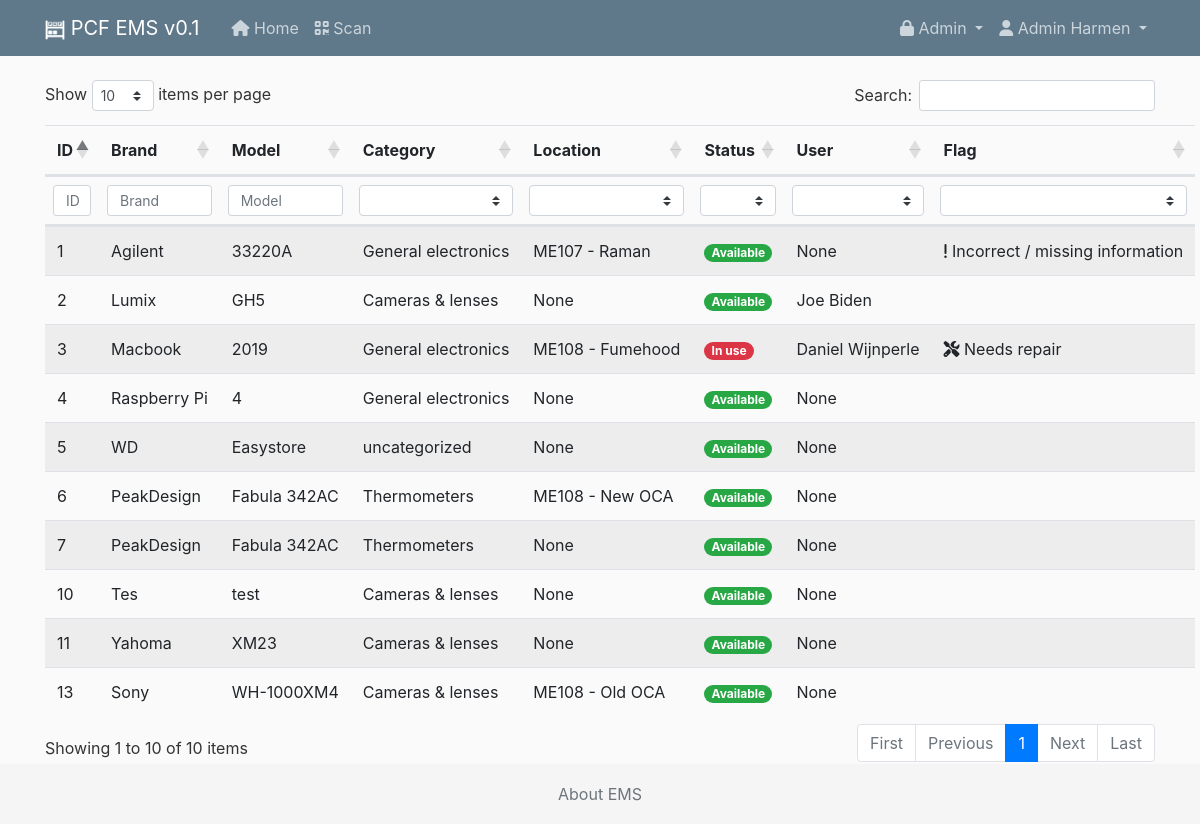
Page / (signed in) on the earlier database version.
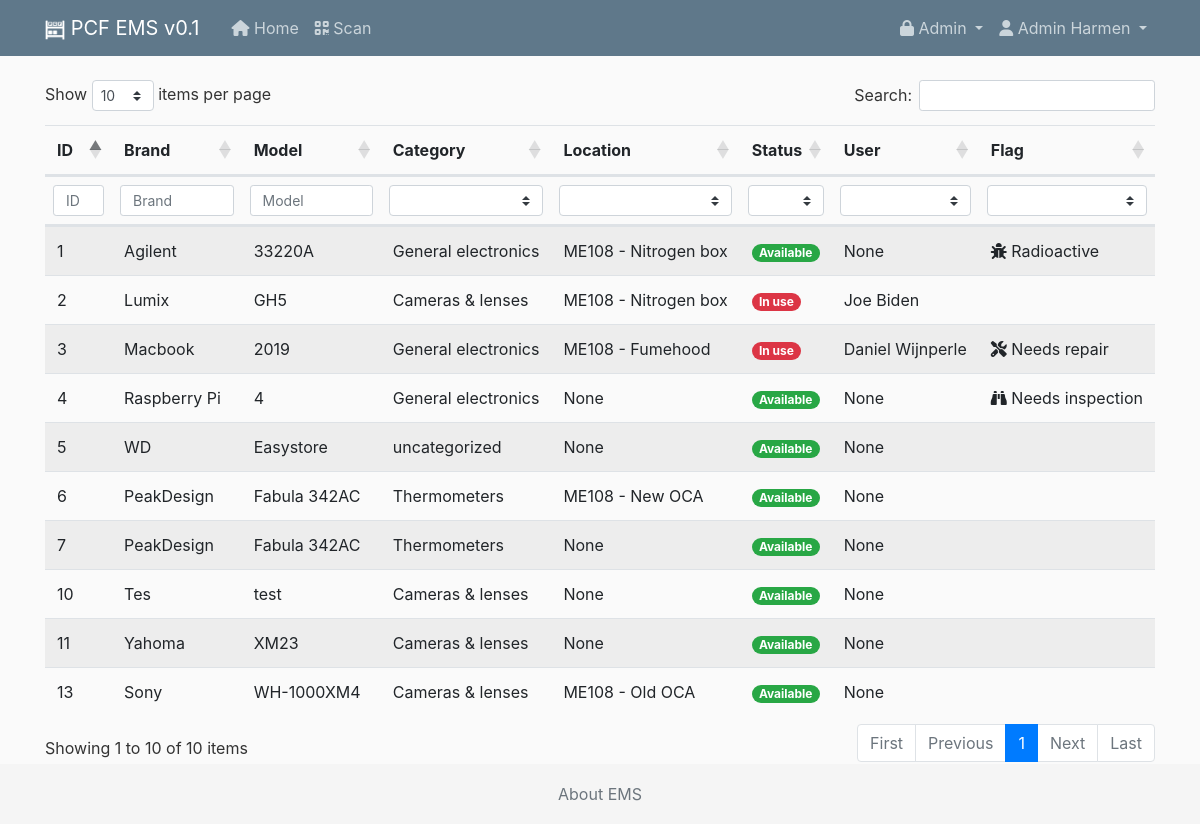
Same page on the later database version.
### ems/models.py (models this page shows, shortened)
class Item(models.Model):  # inherit from models, all fields below
    qrid = models.SlugField(max_length=10, null=True, blank=True)
    brand = models.CharField(max_length=100)
    model = models.CharField(max_length=100)
    serial = models.CharField(max_length=100, null=True, blank=True)
    category = models.ForeignKey(Category, on_delete=models.SET_DEFAULT, default='uncategorized', help_text='New categories can be added in Admin/Manage/Categories.')
    description = models.TextField()  # longer than CharField, unrestricted text.
    purchased_by = models.ForeignKey(User, on_delete=models.SET_NULL, null=True, blank=True, related_name="purchaseduser", limit_choices_to={'is_superuser': False})
    purchased_on = models.DateField(default="", null=True, blank=True)
    purchased_price = models.DecimalField(decimal_places=2, max_digits=10, null=True, blank=True)
    warranty = models.BooleanField(default=False)
    warranty_expiration = models.DateField(null=True, blank=True)
    next_service_date = models.DateField(null=True, blank=True)
    storage_location = models.ForeignKey(Cabinet, on_delete=models.SET_NULL, default="", null=True, blank=True, help_text='New storage locations can be added in Admin/Manage/Locations.')
    added_by = models.ForeignKey(User, on_delete=models.SET_NULL, null=True,
                                 related_name="addeduser", limit_choices_to={'is_superuser': False})  # related_name is needed since the reverse releationship (user->item, which we don't need at at all) needs a unique name.
    updated_by = models.ForeignKey(User, on_delete=models.SET_NULL, null=True,
                                 related_name="updateduser", limit_choices_to={'is_superuser': False})
    added_on = models.DateTimeField(default=timezone.now)
    last_scanned = models.DateTimeField(default=timezone.now, null=True, blank=True)  # TODO link to model and add to history.
    status = models.BooleanField(default=True) #True is in storage (item is free), False is in use (assigned to)
    location = models.ForeignKey(Setup, on_delete=models.SET_NULL, null=True)
    user = models.ForeignKey(User, on_delete=models.SET_NULL, null=True, blank=True, related_name="itemuser", limit_choices_to={'is_superuser': False}, help_text="Optional, only the location is mandatory.")
    date_inuse = models.DateField(null=True, blank=True)
    date_return = models.DateField(null=True, blank=True, help_text="Optional, but recommended.")
    flag = models.ForeignKey(Flag, on_delete=models.SET_NULL, null=True, blank=True)
    image = models.ImageField(default='default.png', upload_to='item_pics', blank=True, null=True)
    image2 = models.ImageField(upload_to='item_pics', blank=True, null=True)
    history = HistoricalRecords() # excluded_fields=['pub_date']

class Setup(models.Model):
    lab = models.ForeignKey(Lab, on_delete=models.CASCADE)
    name = models.CharField(max_length=100)
    manager = models.ForeignKey(User, on_delete=models.SET_NULL, null=True, blank=True, default='undefined', limit_choices_to={'is_superuser': False})
    history = HistoricalRecords()
    def __str__(self):
        return f"{self.lab.number} - {self.name}"

class Lab(models.Model):
    number = models.CharField(max_length=5)
    manager = models.ForeignKey(User, on_delete=models.SET_NULL, null=True, blank=True, default=2, limit_choices_to={'is_superuser': False})
    nickname = models.CharField(max_length=20, default='', null=True, blank=True)
    history = HistoricalRecords()

class Flag(models.Model):
    flag = models.CharField(max_length=100)
    description = models.TextField()
    icon = models.CharField(max_length=100, default='bug', help_text='Set a icon from <a target="_blank" href="https://fontawesome.com/icons?m=free">this library</a>.')
    history = HistoricalRecords()

class Category(models.Model):
    name = models.CharField(max_length=100, help_text='Please verify that no such category already exists.')
    history = HistoricalRecords()
    def __str__(self):
        return self.name
    class Meta:
        verbose_name_plural = "Categories"

### ems/views.py (the view)
# urls.py: path('', ItemListView.as_view(), name='ems-home'),
class ItemListView(LoginRequiredMixin, ListView):
   model = Item
   template_name = 'ems/home.html'  # <app>/<model>_<viewtype>.html
   ordering = ['-added_on']  # minus sign to get oldest first.

### ems/models.py (called while the page is built)
def get_first_name(self):
    return f'{self.first_name} {self.last_name}'

### ems/templates/ems/home.html
{% extends "ems/base.html" %}
{% block content %}
<table id="example" class="table table-striped responsive nowrap table-hover" style="width:100%">
    <thead>
    <tr>
        <th data-priority="10">ID</th>
        <th data-priority="1">Brand</th>
        <th data-priority="1">Model</th>
        <th data-priority="1">Category</th>
        <th data-priority="5">Location</th>
        <th data-priority="2">Status</th>
        <th data-priority="5">User</th>
        <th data-priority="10">Flag</th>
    </tr>
    </thead>
    <tbody>
    {% for item in object_list %}
    <tr style="cursor:pointer;" onclick="window.location='{% url 'item-detail' item.id %}';">
        <td>{{ item.pk }}</td>
        <td>{{ item.brand }}</td>
        <td>{{ item.model }}</td>
        <td>{{ item.category }}</td>
        <td>{{ item.location }}</td>
        <td>
            {% if item.status %}
            <span class="align-middle badge badge-pill badge-success">Available</span>
            {% else %}
            <span class="align-middle badge badge-pill badge-danger">In use</span>
            {% endif %}
        </td>
        <td>{{ item.user }}</td>
        <td><i class="fas fa-{{ item.flag.icon }}"></i> {{ item.flag.flag }}</td>
    </tr>
    {% endfor %}
    </tbody>
    <tfoot>
    <tr class="searchbar">
        <th>ID</th>
        <th>Brand</th>
        <th>Model</th>
        <th>Category</th>
        <th>Location</th>
        <th>Status</th>
        <th>User</th>
        <th>Added</th>
    </tr>
    </tfoot>
</table>
{% endblock content %}

Differences in the rows shown:
changed Item "Raspberry Pi": flag_id empty → 3 (drawn); flag.flag (not shown) → "Needs inspection"
changed Item "Lumix": location "None" → "ME108 - Nitrogen box"; status "Available" → "In use"
changed Item "Agilent": location "ME107 - Raman" → "ME108 - Nitrogen box"; flag_id 4 → 6 (drawn); flag.flag "Incorrect / missing information" → "Radioactive"
